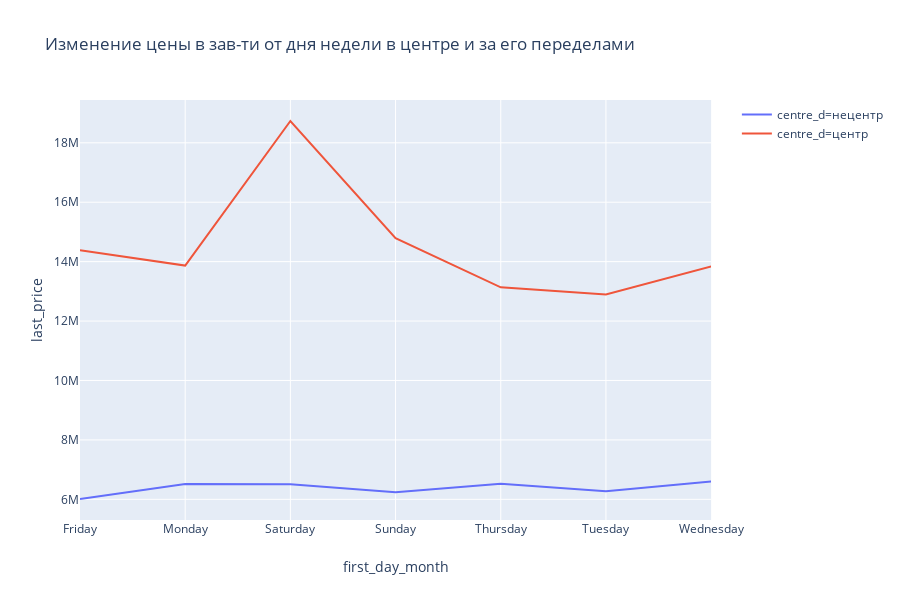

The cell this chart's notebook holds for it:
### Markdown cell above
По годам в центре наблюдается более плавный спад цен.

### Code cell
spb_floor = df_piter.pivot_table(index = ['first_day_month', 'centre_d'], values = 'last_price', aggfunc = 'mean').reset_index()
display(spb_floor)

fig = px.line(spb_floor, x = 'first_day_month', color = 'centre_d', y = 'last_price', title = 'Изменение цены в зав-ти от дня недели в центре и за его переделами')
fig.show()

### Figure 1 — Plotly figure (JSON) as saved in the notebook; plotly's stock layout.template omitted (floating-point values rounded to 4 significant figures)
{"data": [{"hoverlabel": {"namelength": 0}, "hovertemplate": "centre_d=нецентр<br>first_day_month=%{x}<br>last_price=%{y}", "legendgroup": "centre_d=нецентр", "line": {"color": "#636efa", "dash": "solid"}, "mode": "lines", "name": "centre_d=нецентр", "showlegend": true, "type": "scatter", "x": ["Friday", "Monday", "Saturday", "Sunday", "Thursday", "Tuesday", "Wednesday"], "xaxis": "x", "y": [6011000.0, 6515000.0, 6508000.0, 6238000.0, 6524000.0, 6271000.0, 6600000.0], "yaxis": "y"}, {"hoverlabel": {"namelength": 0}, "hovertemplate": "centre_d=центр<br>first_day_month=%{x}<br>last_price=%{y}", "legendgroup": "centre_d=центр", "line": {"color": "#EF553B", "dash": "solid"}, "mode": "lines", "name": "centre_d=центр", "showlegend": true, "type": "scatter", "x": ["Friday", "Monday", "Saturday", "Sunday", "Thursday", "Tuesday", "Wednesday"], "xaxis": "x", "y": [14380000.0, 13870000.0, 18730000.0, 14790000.0, 13130000.0, 12890000.0, 13840000.0], "yaxis": "y"}], "layout": {"height": 600, "legend": {"tracegroupgap": 0}, "title": {"text": "Изменение цены в зав-ти от дня недели в центре и за его переделами"}, "xaxis": {"anchor": "y", "domain": [0, 0.98], "title": {"text": "first_day_month"}}, "yaxis": {"anchor": "x", "domain": [0, 1], "title": {"text": "last_price"}}}}
